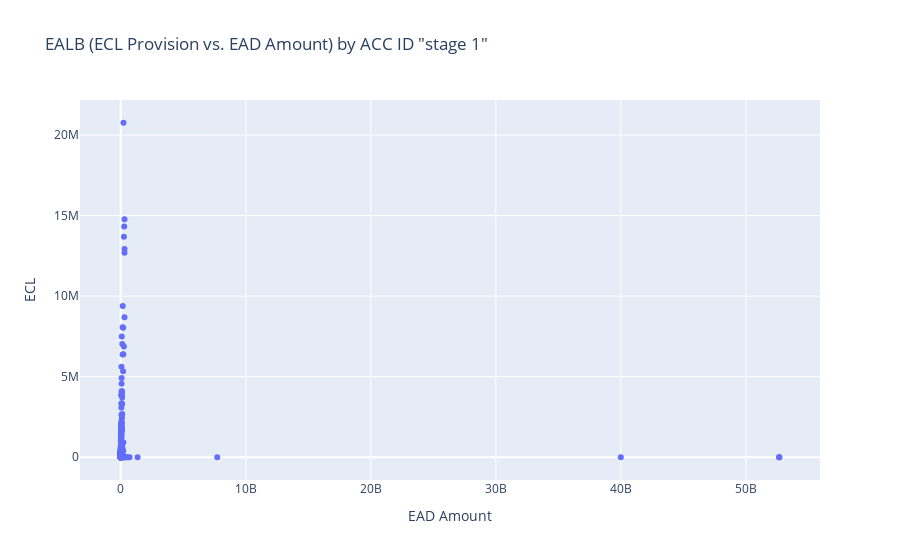

The notebook cell this image was saved under:
### Code cell
df1=df[df['Stage'] == "STAGE_1"]

fig = go.Figure(data=[go.Scatter(
    x=df1["Current Exposure"],
    y=df1["ECL final after all edit"],
    mode='markers',
    hoverinfo='text',
    hovertext=[f'EAD Amount: {ead:,.0f} | ECL: {imp:,.0f} | ECL Coverage: {cov * 100:.0f}% | ACC ID: {acc_id}' for ead, imp, cov, acc_id in zip(df1["Current Exposure"], 
    df1["ECL final after all edit"], df1["ECL Coverage Ratio "], df1["Position Id"])]
    )])

fig.update_layout(title='EALB (ECL Provision vs. EAD Amount) by ACC ID "stage 1"',
                  xaxis_title='EAD Amount',
                  yaxis_title='ECL')
# fig.write_html("EALB (ECL Provision vs. EAD Amount) by ACC ID S1.html")

fig.show()

### Figure 1 — Plotly figure (JSON) as saved in the notebook; plotly's stock layout.template omitted (floating-point values rounded to 4 significant figures; data arrays with more than 128 entries replaced by an {"elided": "..."} marker saying what was removed)
{"data": [{"hoverinfo": "text", "hovertext": {"elided": "4051 str values"}, "mode": "markers", "type": "scatter", "x": {"elided": "4051 float values"}, "y": {"elided": "4051 float values"}}], "layout": {"title": {"text": "EALB (ECL Provision vs. EAD Amount) by ACC ID \"stage 1\""}, "xaxis": {"title": {"text": "EAD Amount"}}, "yaxis": {"title": {"text": "ECL"}}}}
